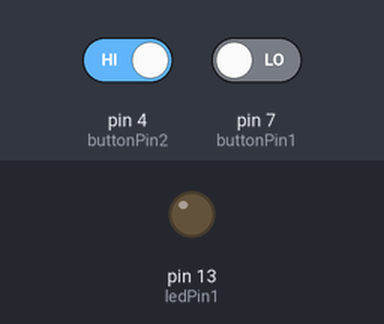
This sketch was run on a simulated Arduino Uno, built with avr-gcc and run on an emulated ATmega328P. On the bench: output pins drawn as LEDs (lit = HIGH). Inputs (shaded band) come from the test bench; at power-on: pin 4 (buttonPin2) HIGH, pin 7 (buttonPin1) LOW.

Above: at 1.2 s.
1.3 s: pin 4 (buttonPin2) driven LOW and pin 7 (buttonPin1) driven HIGH
At 2.0 s:
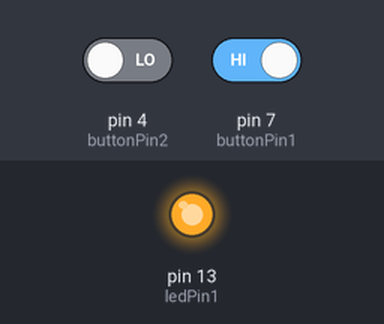
Timing chart, 0 to 4.3 s (numbered marks = the images above; inputs shaded):
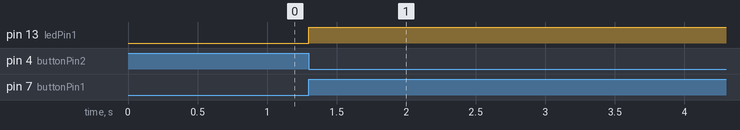

Measured:
- after the input at 1.3 s, pin 13 (ledPin1): LOW → HIGH at once

The sketch:

Code-1.ino
```cpp
const int  buttonPin1 = 7;    // the pin that the pushbutton is attached to
const int ledPin1 = 13;       // the pin that the LED is attached to
const int  buttonPin2 = 4;    // the pin that the pushbutton is attached to

void setup() {
  pinMode(buttonPin1, INPUT);
  pinMode(ledPin1, OUTPUT);
  pinMode(buttonPin2,INPUT);
}


void loop() {
  // read the pushbutton input pin:

   if ((digitalRead(buttonPin1) == HIGH) && (digitalRead(buttonPin2) == LOW)) {
   digitalWrite(ledPin1,HIGH);
   }

   if ((digitalRead(buttonPin1) == LOW)&&(digitalRead(buttonPin2)) == HIGH) {
   digitalWrite(ledPin1,LOW);
   }
}
```
